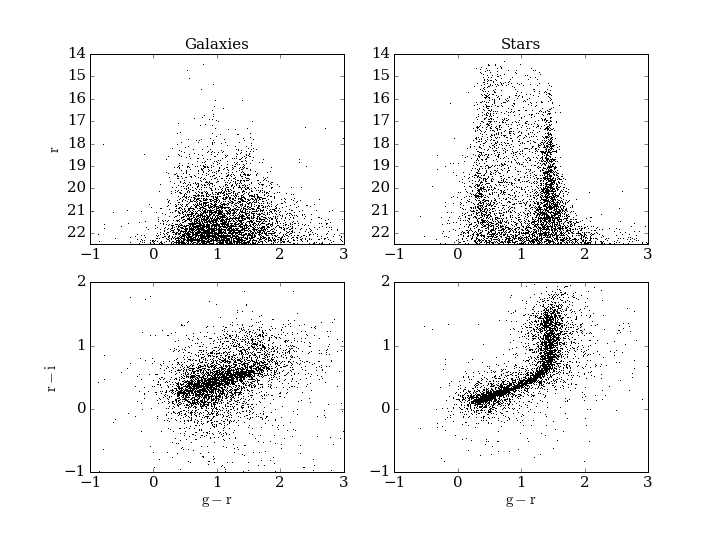

Recreate this plot in Python.
"""
SDSS Imaging
============
Figure 1.1
The r vs. g-r color-magnitude diagrams and the r-i vs. g-r color-color
diagrams for galaxies (left column) and stars (right column) from the SDSS
imaging catalog. Only the first 5000 entries for each subset are shown in
order to minimize the blending of points (various more sophisticated
visualization methods are discussed in Section 1.6).
"""
# Author: Jake VanderPlas
# License: BSD
#   The figure produced by this code is published in the textbook
#   "Statistics, Data Mining, and Machine Learning in Astronomy" (2013)
#   For more information, see http://astroML.github.com
#   To report a bug or issue, use the following forum:
#    https://groups.google.com/forum/#!forum/astroml-general
import numpy as np
from matplotlib import pyplot as plt
from astroML.datasets import fetch_imaging_sample

#----------------------------------------------------------------------
# This function adjusts matplotlib settings for a uniform feel in the textbook.
# Note that with usetex=True, fonts are rendered with LaTeX.  This may
# result in an error if LaTeX is not installed on your system.  In that case,
# you can set usetex to False.
from astroML.plotting import setup_text_plots
setup_text_plots(fontsize=15, usetex=False)


def get_stars_and_galaxies(Nstars=5000, Ngals=5000):
    """Get the subset of star/galaxy data to plot"""
    data = fetch_imaging_sample()

    objtype = data['type']

    stars = data[objtype == 6][:Nstars]
    galaxies = data[objtype == 3][:Ngals]

    return stars, galaxies


def plot_stars_and_galaxies(stars, galaxies):
    """Plot the star and galaxy data"""
    # Note: we use plot() rather than scatter() because it's more efficient
    # for large numbers of points.
    # Scatter should be used only when points need to be different colors
    # and/or sizes
    plot_kwargs = dict(color='k', linestyle='none', marker=',')

    fig = plt.figure(figsize=(10, 7.5))

    ax1 = fig.add_subplot(221)
    ax1.plot(galaxies['gRaw'] - galaxies['rRaw'],
             galaxies['rRaw'],
             **plot_kwargs)

    ax2 = fig.add_subplot(223, sharex=ax1)
    ax2.plot(galaxies['gRaw'] - galaxies['rRaw'],
             galaxies['rRaw'] - galaxies['iRaw'],
             **plot_kwargs)

    ax3 = fig.add_subplot(222, sharey=ax1)
    ax3.plot(stars['gRaw'] - stars['rRaw'],
             stars['rRaw'],
             **plot_kwargs)

    ax4 = fig.add_subplot(224, sharex=ax3, sharey=ax2)
    ax4.plot(stars['gRaw'] - stars['rRaw'],
             stars['rRaw'] - stars['iRaw'],
             **plot_kwargs)

    # set labels and titles
    ax1.set_ylabel(r'${\rm r}$')
    ax2.set_ylabel(r'${\rm r - i}$')
    ax2.set_xlabel(r'${\rm g - r}$')
    ax4.set_xlabel(r'${\rm g - r}$')
    ax1.set_title('Galaxies')
    ax3.set_title('Stars')

    # set axis limits
    ax2.set_xlim(-1, 3)
    ax3.set_ylim(22.5, 14)
    ax4.set_xlim(-1, 3)
    ax4.set_ylim(-1, 2)

    # adjust tick spacings on all axes
    for ax in (ax1, ax2, ax3, ax4):
        ax.xaxis.set_major_locator(plt.MultipleLocator(1))
        ax.yaxis.set_major_locator(plt.MultipleLocator(1))

#------------------------------------------------------------
# Generate and show the plot
stars, galaxies = get_stars_and_galaxies()
plot_stars_and_galaxies(stars, galaxies)
plt.show()
